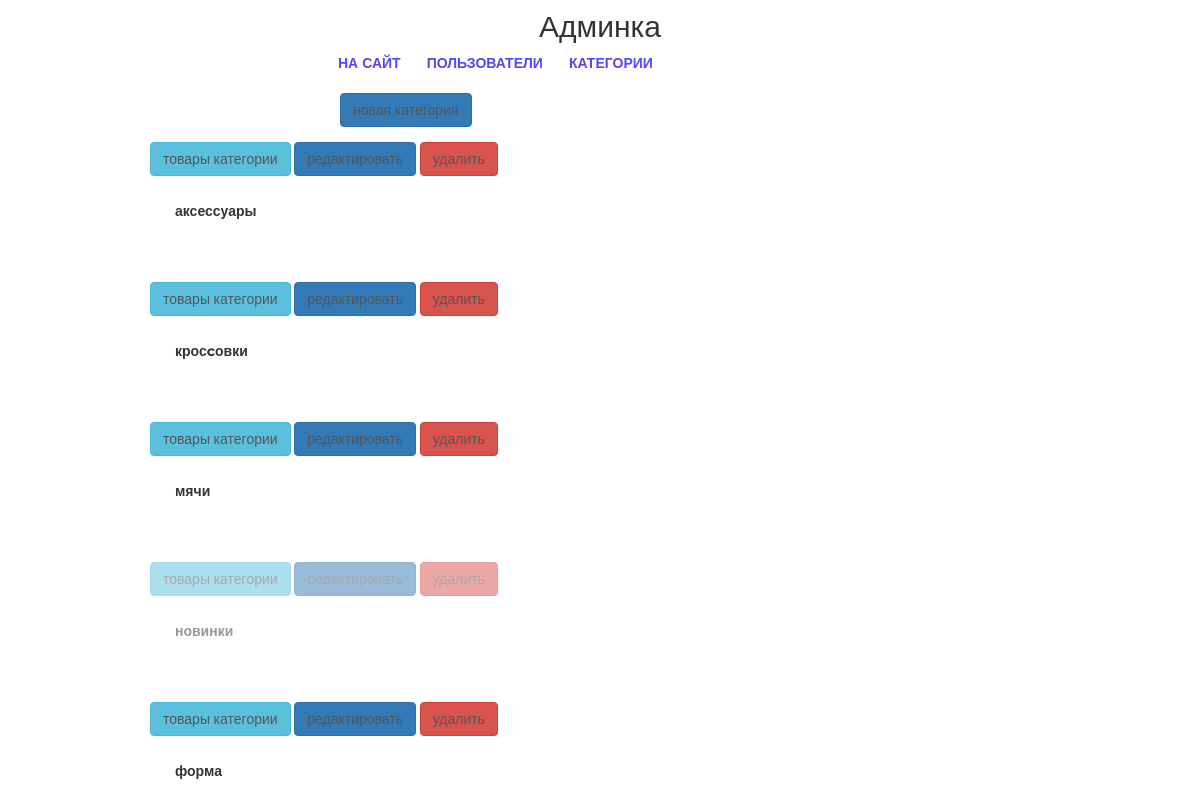
The page /new/admin/categories/ (signed in) on the database its author committed.
### mainapp/models.py (models this page shows, shortened)
class ProductCategory(models.Model):
    name = models.CharField('имя', max_length=64)
    description = models.TextField('описание', blank=True)
    short_desc = models.CharField(
        'краткое описание', max_length=200, blank=True)
    is_active = models.BooleanField('активность', db_index=True, default=True)
    class Meta:
        verbose_name = 'категория продукта'
        verbose_name_plural = 'категории продукта'
        ordering = ['name']

### adminapp/views.py (the view)
# urls.py: path('categories/', adminapp.ProductCategoryList.as_view(), name='categories'),
class ProductCategoryList(SuperUserOnlyMixin, PageTitleMixin, ListView):
    model = ProductCategory
    page_title = 'админка/категории'

### adminapp/views.py (called while the page is built)
    @method_decorator(user_passes_test(lambda user: user.is_superuser))
    def dispatch(self, request, *args, **kwargs):
        return super().dispatch(request, *args, **kwargs)

    def get_context_data(self, **kwargs):
        context = super().get_context_data(**kwargs)
        context[self.page_title_key] = self.page_title
        return context

### mainapp/context_processors.py (called while the page is built)
def categories(request):
    return {
        'menu': ProductCategory.objects.filter(is_active=True)
    }

### adminapp/templates/mainapp/productcategory_list.html (shortened to what this page needs)
{% extends 'adminapp/base.html' %}
{% load static %}
{% block container %}
    <div class="users_list">
        <a href="{% url 'new_admin:category_create' %}"
           class="btn btn-primary new_user">
            новая категория
        </a>
        {% for category in object_list %}
            <div class="user_record {% if not category.is_active %}not_active{% endif %}">
                <div class="category_actions">
                    <a href="{% url 'new_admin:category_products' category.pk %}"
                       class="btn btn-info">
                        товары категории
                    </a>
                    <a href="{% url 'new_admin:category_update' category.pk %}"
                       class="btn btn-primary">
                        редактировать
                    </a>
                    <a href="{% url 'new_admin:category_delete' category.pk %}"
                       class="btn btn-danger">
                        удалить
                    </a>
                </div>
                <div class="user_name">
                    <p><strong>{{ category.name }}</strong></p>
                </div>
            </div>
        {% endfor %}
    </div>
{% endblock %}

### static/css/style.css (style rules this page uses)
* { margin: 0; padding: 0; }
body { font-family: 'Montserrat', sans-serif; }
html, body { height: 100%; }
.users_list { margin-left: 150px; }
.users_list a { color: #555; text-decoration: none; }
.users_list .new_user { margin-left: 190px; }
.user_record { height: 125px; margin: 15px auto; position: relative; }
.user_record.not_active { opacity: 0.5; }
.user_record .user_name { display: block; float: left; margin-top: 15px; margin-left: 25px; width: 175px; }
.user_record .user_name p { margin: 10px auto; }

### rows shown on the page
ProductCategory: name "аксессуары"
ProductCategory: name "кросcовки"
ProductCategory: name "мячи"
ProductCategory: name "новинки"
ProductCategory: name "форма"
